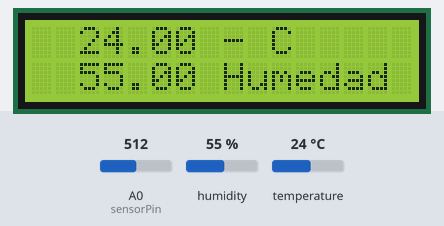
A sketch run on a simulated Arduino Uno, built with avr-gcc and run on an emulated ATmega328P. Parts: 16×2 character LCD. The test bench sets the inputs (shaded band); at power-on: humidity 55 %, A0 (sensorPin) = 512, temperature 24 °C. What the sketch prints to the serial monitor is not drawn.

Above: at 1.2 s.
1.3 s: humidity set to 22 %
At 3.6 s:
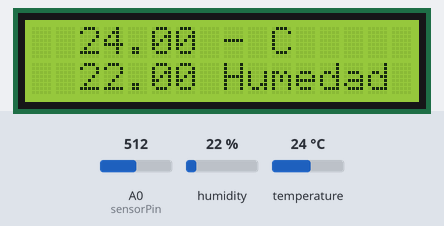
7.6 s: A0 (sensorPin) set to 716
At 8.8 s:
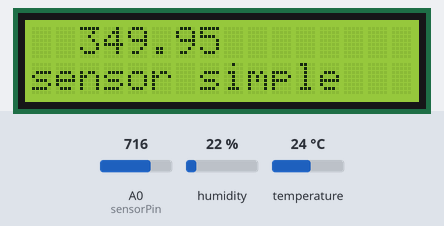
9.8 s: temperature set to 12 °C
At 12.0 s:
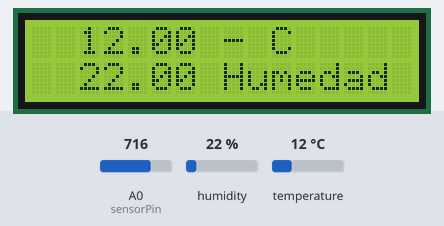
13.0 s: A0 (sensorPin) set to 900
At 15.4 s:
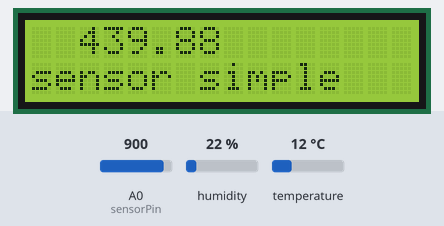
16.0 s: humidity set to 40 %
At 18.5 s:
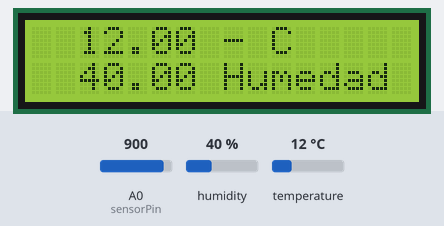
19.2 s: A0 (sensorPin) set to 1023
At 21.6 s:
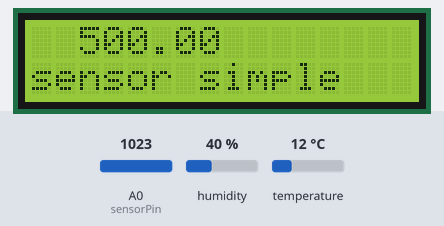
Timing chart, 0 to 23.1 s (numbered marks = the images above; inputs shaded):
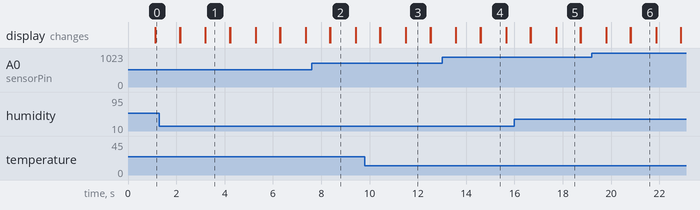

The sketch:

TP_5_LCD_Temp_Humedad.ino
```cpp
#include <DHT11.h>
#include <Wire.h>
#include <LCD.h>
// Codigo para usar un LCD 16x2 con Arduino
#include <LiquidCrystal_I2C.h>

//Pines en el PCF8574(dir, en,rw,rs,d4,d5,d6,d7,bl, blpol)
LiquidCrystal_I2C lcd(0x27, 2, 1, 0, 4, 5, 6, 7, 3, POSITIVE);
const int sensorPin= A0;;
int pin=2;
DHT11 dht11(pin);

void setup()
{
  Serial.begin(9600);
  lcd.begin(16,2);
}
void loop()
{
      int value = analogRead(sensorPin);
      float millivolts = (value / 1023.0) * 5000;
      float celsius = millivolts / 10;
      Serial.print(celsius);
      Serial.println(" C");
      //escribimos un texto
      lcd.setCursor(2,0);
      lcd.print(celsius);
      lcd.setCursor(0,1);
      lcd.print("sensor simple");
      //Esperamos  Recordad que solo lee una vez por segundo
      delay(1000);
      //Y lo borramos
      lcd.clear();
      int err;
      float temp, hum;
      if((err = dht11.read(hum, temp)) == 0)    // Si devuelve 0 es que ha leido bien
          {
            Serial.print("Temperatura: ");
            Serial.print(temp);
            Serial.print(" Humedad: ");
            Serial.print(hum);
            Serial.println();

            int value = analogRead(sensorPin);
            float millivolts = (value / 1023.0) * 5000;
            float celsius = millivolts / 10;
            Serial.print(celsius);
            Serial.println(" C");
            //escribimos un texto linea 1
            lcd.setCursor(2,0);
            lcd.print(temp);
            lcd.setCursor(8,0);
            lcd.print("- C");
            //escribimos un texto linea 2
            lcd.setCursor(2,1);
            lcd.print(hum);
            lcd.setCursor(8,1);
            lcd.print("Humedad");
          }
       else
          {
            Serial.println();
            Serial.print("Error Num :");
            Serial.print(err);
            Serial.println();

            //escribimos un texto linea 1
            lcd.setCursor(2,0);
            lcd.print("Error en la toma");
            //escribimos un texto linea 2
            lcd.setCursor(2,1);
            lcd.print("Error ");
            lcd.setCursor(8,1);
            lcd.print("de temp y Hum.");
          }
        //Esperamos  Recordad que solo lee una vez por segundo
        delay(1000);
        //Y lo borramos
       lcd.clear();
    }
```

Measured:
- what the display in image 1 shows lasts 1.0 s, from 3.2 s to 4.2 s
- what the display in image 2 shows lasts 1.0 s, from 8.4 s to 9.4 s
